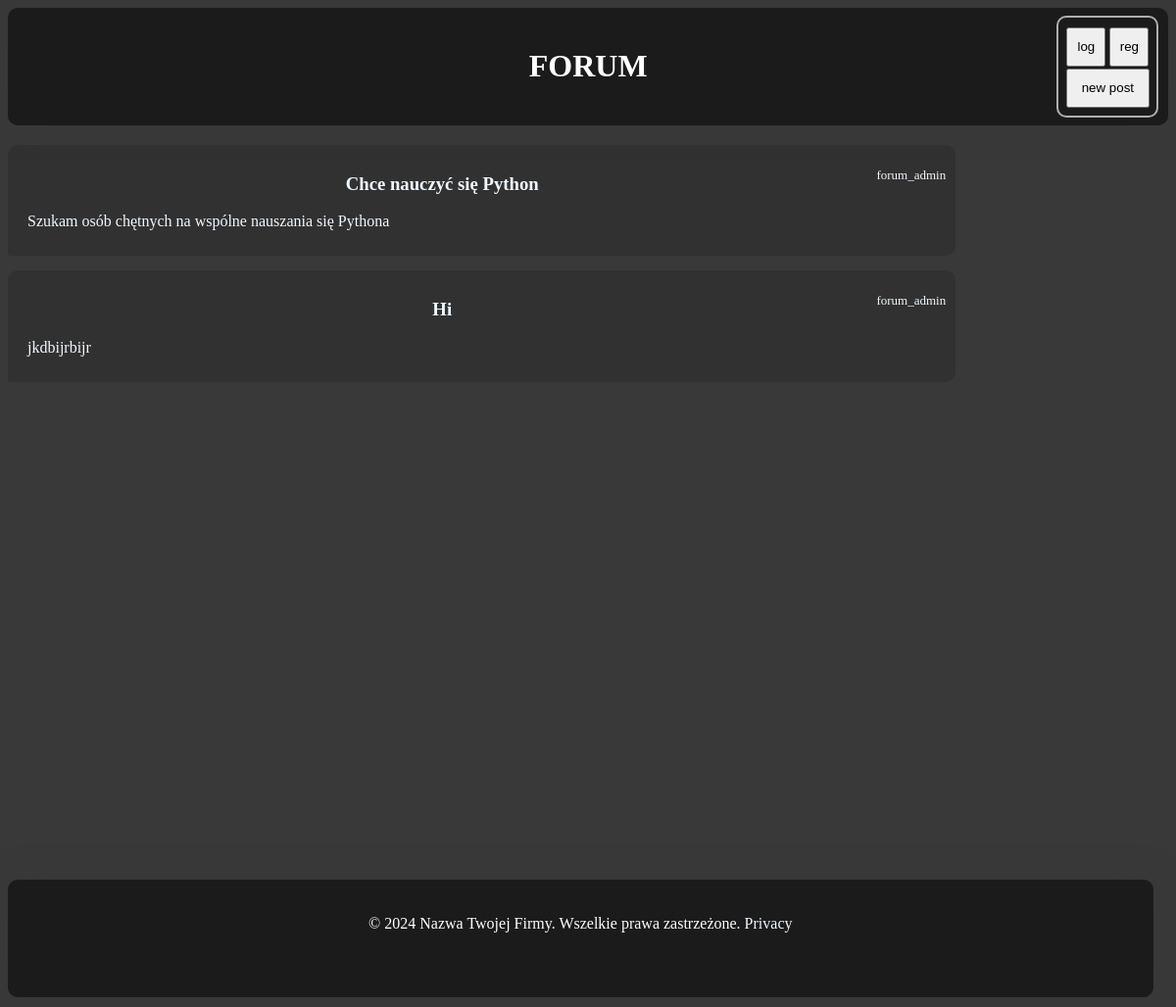
The page / on the database its author committed.
### main/models.py (models this page shows, shortened)
class Articles(models.Model):
    title = models.CharField(max_length=250)
    author = models.ForeignKey(CustomUser, on_delete=models.SET_NULL, null=True)
    text = models.TextField()

class CustomUser(AbstractUser):
    age = models.PositiveIntegerField(null=True, blank=True)

### main/views.py (the view)
# urls.py: path('', views.home, name='home'),
def home(request):
    art = Articles.objects.all()
    return render(request,  'main/main.html', {'art': art})

### main/templates/main/main.html (shortened to what this page needs)
{% load static %}
<!DOCTYPE html>
<html lang="en">
<head>
    <link rel="stylesheet" href="{% static 'main/style.css' %}">
</head>
<body>
    <header>
        <a href="{% url 'home' %}"><h1>FORUM</h1></a>
        <div id="sterowanie">
            <a href="{% url 'login' %}" ><input class="ster-butt-top" type="button" value="log"></a>
            <a href="{% url 'reg' %}"><input class="ster-butt-top" type="button" value="reg"></a>
            <a href="{% url 'addpost' %}" ><input id="ster-butt-bott" type="button" value="new post"></a>
        </div>
    </header>
    <div id="hideblock"></div>
    <div class="content">
    {% block content %}
        {% for el in art %}
            <a href="{% url 'article_details' el.id %}">
                <div class="art" onclick="openArt()">
                    <p class="art_p">{{ el.author }}</p>
                    <h3>{{ el.title }}</h3>
                    <p>{{ el.text }}</p>
                </div>
            </a>
        {% endfor %}
    {% endblock %}
    </div>
    <footer>
        <p>&copy; 2024 Nazwa Twojej Firmy. Wszelkie prawa zastrzeżone.     <a href="{% url 'privacy' %}">Privacy</a></p>
    </footer>
</body>
</html>

### main/static/main/style.css (style rules this page uses)
body { background-color: rgb(57, 57, 57); color: rgba(255, 255, 255, 0.648); height: 100%; }
.content { min-height: calc(100vh - 100px); padding-bottom: 50px; }
a { text-decoration: none; color: aliceblue; }
header a { text-decoration: none; color: white; }
#hideblock { width: 100%; height: 140px; }
#sterowanie { float: right; border: 2px solid rgba(255, 255, 255, 0.648); border-radius: 10px; height: 90px; width: 100px; margin-top: -92px; margin-right: 10px; padding-top: 10px; }
.ster-butt-top { width: 40px; height: 40px; margin-bottom: 2px; transition: background-color 1s; }
#ster-butt-bott { width: 85px; height: 40px; transition: background-color 1s; }
h3 { text-align: center; }
.art p { margin-left: 10px; }
.art_p { float: right; font-size: 13px; }
footer { width: 98.7%; height: 100px; background-color: rgb(27,27,27); box-shadow: 0px 0px 30px rgb(57,57,57); color: white; text-align: center; border-radius: 10px; padding-top: 20px; margin-bottom: 120px; margin-bottom: 10px; }

### rows shown on the page
Articles: author "forum_admin", title "Chce nauczyć się Python", text "Szukam osób chętnych na wspólne nauszania się Pythona"
Articles: author "forum_admin", title "Hi", text "jkdbijrbijr"
